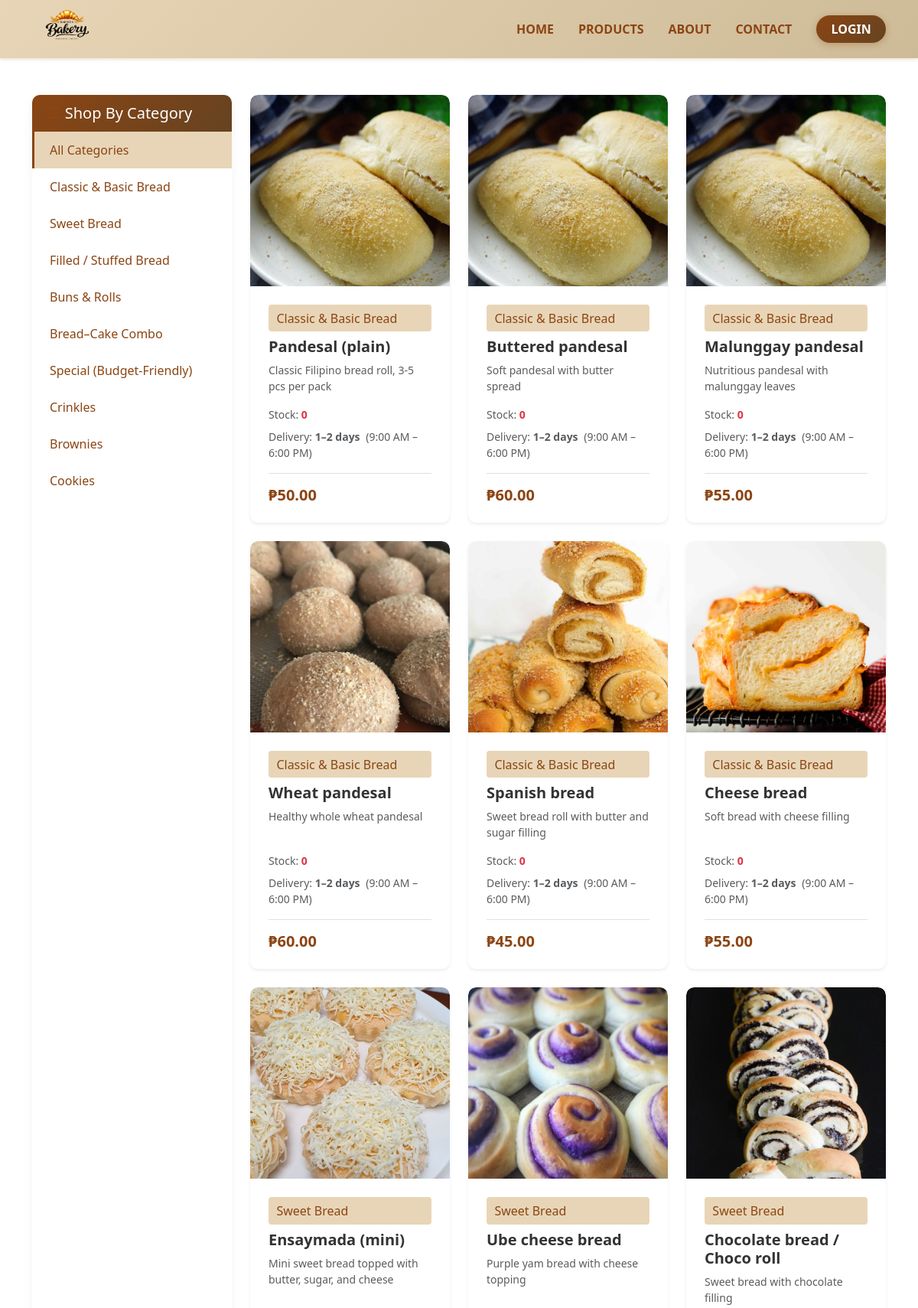
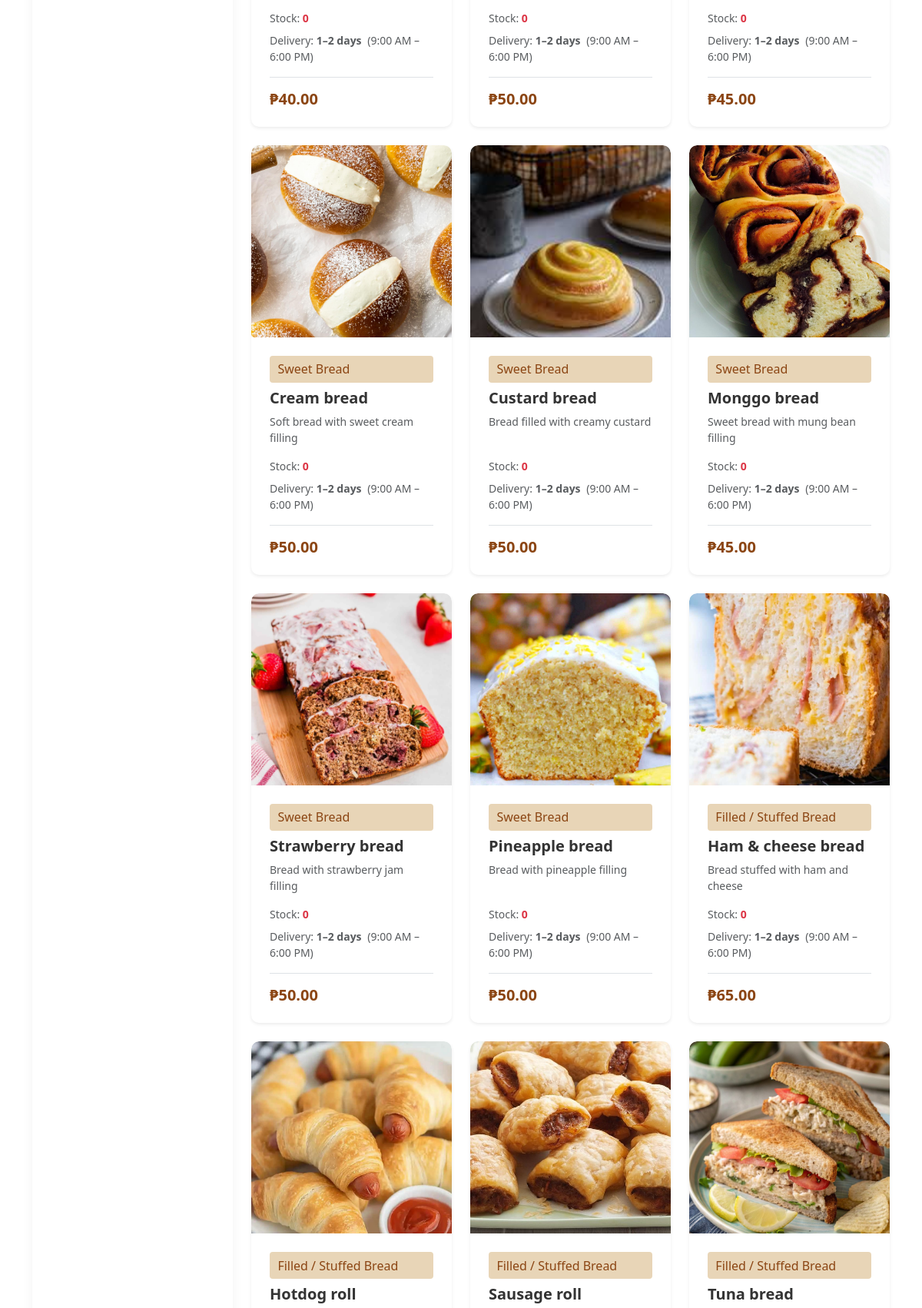
Page /backend/products.php (upper part) on the committed database (2 pictures, top to bottom).
### tables this page shows
CREATE TABLE IF NOT EXISTS items (
    itemID INT AUTO_INCREMENT PRIMARY KEY,
    packageName VARCHAR(255) NOT NULL,
    foodDescription TEXT,
    itemContains TEXT,
    categoryID INT,
    itemImage VARCHAR(255),
    size VARCHAR(50),
    status VARCHAR(20) DEFAULT 'Active',
    suitableFor INT,
    price DECIMAL(10,2) NOT NULL,
    creationDate DATETIME DEFAULT CURRENT_TIMESTAMP,
    FOREIGN KEY (categoryID) REFERENCES categories(categoryID)
);

CREATE TABLE IF NOT EXISTS categories (
    categoryID INT AUTO_INCREMENT PRIMARY KEY,
    categoryName VARCHAR(255) NOT NULL,
    creationDate DATETIME DEFAULT CURRENT_TIMESTAMP
);

### backend/connect.php (called while the page is built, shortened)
<?php
  function executePreparedQuery($query, $types = "", $params = []){
    $conn = $GLOBALS['conn'];
    try {
      $stmt = $conn->prepare($query);
    } catch (mysqli_sql_exception $e) {
      $GLOBALS['db_last_error'] = $e->getMessage();
      error_log("Prepare failed: " . $e->getMessage());
      return false;
    }
    if(!$stmt->execute()){
      $GLOBALS['db_last_error'] = $stmt->error;
      error_log("Execute failed: " . $stmt->error);
      $stmt->close();
      return false;
    }
    $result = $stmt->get_result();
    return $result;
  }
?>

### backend/includes/bootstrap.php (called while the page is built, shortened)
<?php
require_once __DIR__ . '/../connect.php';
function e($value) {
    return htmlspecialchars((string)$value, ENT_QUOTES, 'UTF-8');
}
function app_path_prefix(int $depth = 0): string {
    return str_repeat('../', $depth);
}
function product_image_url(array $itemRow, int $depth = 0): string {
    $prefix = app_path_prefix($depth);
    $name = (string)($itemRow['packageName'] ?? '');
    $folder = find_frontend_image_folder_for_product_name($name);
    if ($folder !== null) {
        $baseDir = realpath(__DIR__ . '/../../frontend/images/' . $folder);
        if ($baseDir && is_dir($baseDir)) {
            $avoidBoxProducts = ['Wheat pandesal', 'Ube cheese bread'];
            $shouldAvoidBox = in_array($name, $avoidBoxProducts, true);
            $preferredImages = [];
            $otherImages = [];
            $it = new FilesystemIterator($baseDir, FilesystemIterator::SKIP_DOTS);
            foreach ($it as $fileInfo) {
                $ext = strtolower($fileInfo->getExtension());
                $fileName = strtolower($fileInfo->getFilename());
                $preferredImages[] = $fileInfo->getFilename();
            }
            if (!empty($preferredImages)) {
                return $prefix . 'frontend/images/' . $folder . '/' . $preferredImages[0];
            } elseif (!empty($otherImages)) {
                return $prefix . 'frontend/images/' . $folder . '/' . $otherImages[0];
            }
        }
    }
    return $prefix . 'frontend/images/placeholder.jpg';
}
function find_frontend_image_folder_for_product_name(string $productName): ?string {
    $baseDir = realpath(__DIR__ . '/../../frontend/images');
    $folders = [];
    $it = new FilesystemIterator($baseDir, FilesystemIterator::SKIP_DOTS);
    foreach ($it as $fileInfo) {
        if ($fileInfo->isDir()) {
            $folders[] = $fileInfo->getFilename();
        }
    }
    $q = strtolower(trim($productName));
    foreach ($folders as $folder) {
        $folderLower = strtolower($folder);
        if (strpos($folderLower, 'bread') !== false) {
            $subfolder = find_bread_subfolder_for_product($productName, $folder);
            if ($subfolder !== null) {
                return $folder . '/' . $subfolder;
            }
        }
    }
    return null;
}
function find_bread_subfolder_for_product(string $productName, string $breadFolder): ?string {
    $baseDir = realpath(__DIR__ . "/../../frontend/images/{$breadFolder}");
    $q = strtolower(trim($productName));
    $qTokens = preg_split('/[\s\(\)\–-]+/', $q, -1, PREG_SPLIT_NO_EMPTY);
    $bestMatch = null;
    $bestScore = 0;
    $search = function($dir, $relative = '') use (&$search, $q, $qTokens, &$bestMatch, &$bestScore) {
        $items = scandir($dir);
        foreach ($items as $item) {
            if ($item === '.' || $item === '..') continue;
            $path = $dir . DIRECTORY_SEPARATOR . $item;
            if (is_dir($path)) {
                $subfolderName = $item;
                $subLower = strtolower($subfolderName);
                $subTokens = preg_split('/[\s\(\)\–-]+/', $subLower, -1, PREG_SPLIT_NO_EMPTY);
                $score = 0;
                if ($subLower === $q) {
                    $score = 100;
                }
                foreach ($qTokens as $qt) {
                    if (strlen($qt) < 3) continue;
                    foreach ($subTokens as $st) {
                        if (strlen($st) < 3) continue;
                        if ($st === $qt) {
                            $score += 10;
                        } elseif (strpos($st, $qt) !== false || strpos($qt, $st) !== false) {
                            $score += 3;
                        }
                    }
                }
                if ($score > $bestScore) {
                    $bestScore = $score;
                    $bestMatch = ($relative ? $relative . '/' : '') . $subfolderName;
                }
            }
        }
    };
    return $bestMatch;
}

### backend/products.php (the view, shortened to what this page needs)
<?php
require_once __DIR__ . '/includes/bootstrap.php';
include(__DIR__ . "/includes/header.php");
?>
<div class="container products-page my-5">
  <div class="row">
    <div class="col-md-3">
      <div class="card sidebar-card mb-4">
        <div class="card-header">
          <h5 class="mb-0"><i class="fas fa-bars"></i> Shop By Category</h5>
        </div>
        <div class="list-group list-group-flush">
          <a href="products.php" class="list-group-item list-group-item-action <?php echo !isset($_GET['category']) ? 'active' : ''; ?>">All Categories</a>
          <?php
          $catResult = executePreparedQuery("SELECT MIN(categoryID) as categoryID, categoryName, MIN(creationDate) as creationDate FROM categories GROUP BY categoryName ORDER BY MIN(categoryID) ASC", "", []);
          while($catResult && ($cat = mysqli_fetch_assoc($catResult))):
          ?>
          <a href="products.php?category=<?php echo $cat['categoryID']; ?>"
             class="list-group-item list-group-item-action <?php echo (isset($_GET['category']) && $_GET['category'] == $cat['categoryID']) ? 'active' : ''; ?>">
            <?php echo e($cat['categoryName']); ?>
          </a>
          <?php endwhile; ?>
        </div>
      </div>
    </div>
    <div class="col-md-9">
      <div class="row">
        <?php
        $categoryId = isset($_GET['category']) ? intval($_GET['category']) : 0;
        $hasInventory = false;
        try {
            $invCheck = executePreparedQuery("SHOW TABLES LIKE 'inventory'", "", []);
            $hasInventory = ($invCheck && mysqli_num_rows($invCheck) > 0);
        } catch (Exception $e) {
            $hasInventory = false;
        }
        if ($categoryId > 0) {
          if ($hasInventory) {
            $query = "SELECT items.*, categories.categoryName, inv.stock_qty
                      FROM items
                      LEFT JOIN categories ON items.categoryID = categories.categoryID
                      LEFT JOIN inventory inv ON inv.itemID = items.itemID
                      WHERE items.status = 'Active' AND items.categoryID = ?";
          } else {
            $query = "SELECT items.*, categories.categoryName, 0 as stock_qty
                      FROM items
                      LEFT JOIN categories ON items.categoryID = categories.categoryID
                      WHERE items.status = 'Active' AND items.categoryID = ?";
          }
          $result = executePreparedQuery($query, "i", [$categoryId]);
        } else {
          if ($hasInventory) {
            $query = "SELECT items.*, categories.categoryName, inv.stock_qty
                      FROM items
                      LEFT JOIN categories ON items.categoryID = categories.categoryID
                      LEFT JOIN inventory inv ON inv.itemID = items.itemID
                      WHERE items.status = 'Active'";
          } else {
            $query = "SELECT items.*, categories.categoryName, 0 as stock_qty
                      FROM items
                      LEFT JOIN categories ON items.categoryID = categories.categoryID
                      WHERE items.status = 'Active'";
          }
          $result = executePreparedQuery($query, "", []);
        }
        if($result && mysqli_num_rows($result) > 0):
          while($row = mysqli_fetch_assoc($result)):
        ?>
        <div class="col-md-4 mb-4">
          <div class="card product-card h-100 shadow-sm border-0">
            <?php $stockQty = isset($row['stock_qty']) ? intval($row['stock_qty']) : 0; ?>
            <div class="product-image-wrapper js-quickview" data-itemid="<?php echo (int)$row['itemID']; ?>" style="cursor: pointer;">
              <img src="<?php echo product_image_url($row, 1); ?>"
                   class="card-img-top" alt="<?php echo e($row['packageName']); ?>">
            </div>
            <div class="card-body d-flex flex-column p-4">
              <span class="category-badge"><?php echo e($row['categoryName']); ?></span>
              <h5 class="card-title fw-bold mt-2 mb-2"><?php echo e($row['packageName']); ?></h5>
              <p class="card-text text-muted small flex-grow-1 mb-3"><?php echo e(substr($row['foodDescription'], 0, 80)); ?><?php echo strlen($row['foodDescription']) > 80 ? '...' : ''; ?></p>
              <div class="small text-muted mb-2">
                Stock: <span class="fw-semibold <?php echo $stockQty <= 5 ? 'text-danger' : 'text-success'; ?>"><?php echo $stockQty; ?></span>
              </div>
              <div class="small text-muted mb-3">
                Delivery: <span class="fw-semibold">1–2 days</span> <span class="ms-1">(9:00 AM – 6:00 PM)</span>
              </div>
              <div class="d-flex align-items-center mt-auto pt-3 border-top">
                <p class="h5 text-brown fw-bold mb-0">₱<?php echo number_format((float)$row['price'], 2); ?></p>
              </div>
            </div>
          </div>
        </div>
        <?php
          endwhile;
        else:
        ?>
        <div class="col-12">
          <div class="alert alert-info">No products found in this category.</div>
        </div>
        <?php endif; ?>
      </div>
    </div>
  </div>
</div>
<?php include(__DIR__ . "/includes/footer.php"); ?>

### frontend/css/style.css (style rules this page uses)
:root { --brown-primary: #8B4513; --brown-dark: #654321; --brown-light: #D4A574; --brown-lighter: #E8D5B7; --brown-accent: #CDBA96; }
.text-brown { color: var(--brown-primary) !important; }
.products-page .card { border: none; border-radius: 10px; overflow: hidden; transition: all 0.3s ease; height: 100%; display: flex; flex-direction: column; }
.products-page .card-img-top { height: 250px; object-fit: cover; transition: transform 0.3s; }
.products-page .card-body { flex: 1; display: flex; flex-direction: column; padding: 1.5rem; }
.products-page .card-title { font-weight: 600; margin: 0.5rem 0; color: #333; }
.products-page .card-text { color: #6c757d; flex-grow: 1; margin-bottom: 1rem; }
.products-page .category-badge { background-color: var(--brown-lighter); color: var(--brown-primary); font-weight: 500; padding: 0.35em 0.65em; border-radius: 4px; }
.products-page .sidebar-card { border: none; border-radius: 10px; overflow: hidden; box-shadow: 0 5px 15px rgba(0, 0, 0, 0.05); }
.products-page .sidebar-card .card-header { background: linear-gradient(135deg, var(--brown-primary), var(--brown-dark)); color: #fff; font-weight: 600; padding: 0.75rem 1.25rem; border-bottom: none; }
.products-page .list-group-item { border: none; padding: 0.75rem 1.25rem; color: #495057; transition: all 0.2s; border-left: 3px solid transparent; }
.products-page .list-group-item:hover, .products-page .list-group-item.active { background-color: var(--brown-lighter); color: var(--brown-dark); border-left-color: var(--brown-primary); }
.product-card { transition: all 0.3s; }
.product-image-wrapper { position: relative; overflow: hidden; border-radius: 10px 10px 0 0; height: 250px; }
.product-image-wrapper img { width: 100%; height: 100%; object-fit: cover; transition: transform 0.5s ease; }
i.fas, i.far, i.fab, .fas, .far, .fab { color: var(--brown-primary); }
.card { border: 1px solid var(--brown-lighter); box-shadow: 0 2px 8px rgba(139, 69, 19, 0.1); }
.card-header { background: linear-gradient(135deg, var(--brown-primary), var(--brown-dark)); color: #fff; border-bottom: 1px solid var(--brown-dark); }
a:not(.btn):not(.nav-link):not(.dropdown-item) { color: var(--brown-primary); transition: color 0.3s ease; }
.text-brown { color: #8B4513 !important; }

### rows in the picture
items: itemID+packageName (picture), categoryID.categoryName "Classic & Basic Bread", packageName "Pandesal (plain)", foodDescription "Classic Filipino bread roll, 3-5 pcs per pack", stockQty "0", price "50.00"
items: categoryID.categoryName "Classic & Basic Bread", packageName "Buttered pandesal", foodDescription "Soft pandesal with butter spread", stockQty "0", price "60.00"
items: categoryID.categoryName "Classic & Basic Bread", packageName "Malunggay pandesal", foodDescription "Nutritious pandesal with malunggay leaves", stockQty "0", price "55.00"
items: packageName (picture), categoryID.categoryName "Classic & Basic Bread", packageName "Wheat pandesal", foodDescription "Healthy whole wheat pandesal", stockQty "0", price "60.00"
items: packageName (picture), categoryID.categoryName "Classic & Basic Bread", packageName "Spanish bread", foodDescription "Sweet bread roll with butter and sugar filling", stockQty "0", price "45.00"
items: packageName (picture), categoryID.categoryName "Classic & Basic Bread", packageName "Cheese bread", foodDescription "Soft bread with cheese filling", stockQty "0", price "55.00"
items: packageName (picture), categoryID.categoryName "Sweet Bread", packageName "Ensaymada (mini)", foodDescription "Mini sweet bread topped with butter, sugar, and cheese", stockQty "0", price "40.00"
items: packageName (picture), categoryID.categoryName "Sweet Bread", packageName "Ube cheese bread", foodDescription "Purple yam bread with cheese topping", stockQty "0", price "50.00"
items: packageName (picture), categoryID.categoryName "Sweet Bread", packageName "Chocolate bread / Choco roll", foodDescription "Sweet bread with chocolate filling", stockQty "0", price "45.00"
items: packageName (picture), categoryID.categoryName "Sweet Bread", packageName "Cream bread", foodDescription "Soft bread with sweet cream filling", stockQty "0", price "50.00"
items: packageName (picture), categoryID.categoryName "Sweet Bread", packageName "Custard bread", foodDescription "Bread filled with creamy custard", stockQty "0", price "50.00"
items: packageName (picture), categoryID.categoryName "Sweet Bread", packageName "Monggo bread", foodDescription "Sweet bread with mung bean filling", stockQty "0", price "45.00"
items: packageName (picture), categoryID.categoryName "Sweet Bread", packageName "Strawberry bread", foodDescription "Bread with strawberry jam filling", stockQty "0", price "50.00"
items: packageName (picture), categoryID.categoryName "Sweet Bread", packageName "Pineapple bread", foodDescription "Bread with pineapple filling", stockQty "0", price "50.00"
items: packageName (picture), categoryID.categoryName "Filled / Stuffed Bread", packageName "Ham & cheese bread", foodDescription "Bread stuffed with ham and cheese", stockQty "0", price "65.00"
items: packageName (picture), categoryID.categoryName "Filled / Stuffed Bread", packageName "Hotdog roll"
items: packageName (picture), categoryID.categoryName "Filled / Stuffed Bread", packageName "Sausage roll"
items: packageName (picture), categoryID.categoryName "Filled / Stuffed Bread", packageName "Tuna bread"

### other values in the picture
$cat['categoryName'] "Classic & Basic Bread"
$cat['categoryName'] "Sweet Bread"
$cat['categoryName'] "Filled / Stuffed Bread"
$cat['categoryName'] "Buns & Rolls"
$cat['categoryName'] "Bread–Cake Combo"
$cat['categoryName'] "Special (Budget-Friendly)"
$cat['categoryName'] "Crinkles"
$cat['categoryName'] "Brownies"
$cat['categoryName'] "Cookies"
